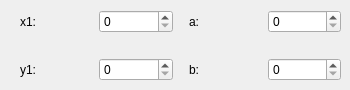
        <widget class="QWidget" name="ellipse_dim">
         <widget class="QWidget" name="formLayoutWidget_7">
          <property name="geometry">
           <rect>
            <x>20</x>
            <y>10</y>
            <width>321</width>
            <height>71</height>
           </rect>
          </property>
          <layout class="QGridLayout" name="ellipse_dim_grid">
           <item row="0" column="4">
            <widget class="QSpinBox" name="ellipse_a_value"/>
           </item>
           <item row="2" column="1">
            <widget class="QSpinBox" name="ellipse_y1_value"/>
           </item>
           <item row="0" column="1">
            <widget class="QSpinBox" name="ellipse_x1_value"/>
           </item>
           <item row="0" column="0">
            <widget class="QLabel" name="ellipse_x1_label">
             <property name="text">
              <string>x1: </string>
             </property>
            </widget>
           </item>
           <item row="2" column="0">
            <widget class="QLabel" name="ellipse_y1_label">
             <property name="text">
              <string>y1: </string>
             </property>
            </widget>
           </item>
           <item row="0" column="3">
            <widget class="QLabel" name="ellipse_a_label">
             <property name="text">
              <string>a: </string>
             </property>
            </widget>
           </item>
           <item row="2" column="3">
            <widget class="QLabel" name="ellipse_b_label">
             <property name="text">
              <string>b: </string>
             </property>
            </widget>
           </item>
           <item row="2" column="4">
            <widget class="QSpinBox" name="ellipse_b_value"/>
           </item>
           <item row="0" column="2" rowspan="3">
            <spacer name="verticalSpacer_6">
             <property name="orientation">
              <enum>Qt::Vertical</enum>
             </property>
             <property name="sizeHint" stdset="0">
              <size>
               <width>10</width>
               <height>40</height>
              </size>
             </property>
            </spacer>
           </item>
          </layout>
         </widget>
        </widget>
